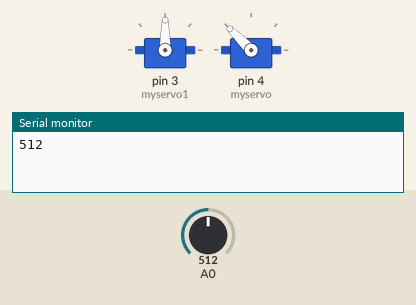
This sketch was run on a simulated Arduino Uno, built with avr-gcc and run on an emulated ATmega328P. Parts: 2 × servo, the last lines printed to the serial monitor. Inputs (shaded band) come from the test bench; at power-on: A0 = 512.

Above: at 0.3 s.
At 6.3 s:
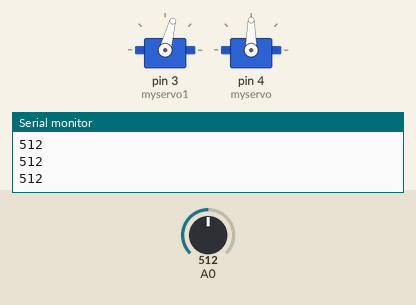
6.4 s: A0 set to 492
At 8.0 s:
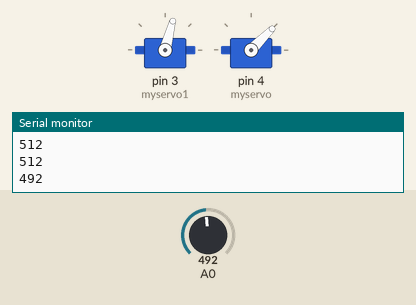
Timing chart, 0 to 13.4 s (numbered marks = the images above; inputs shaded):
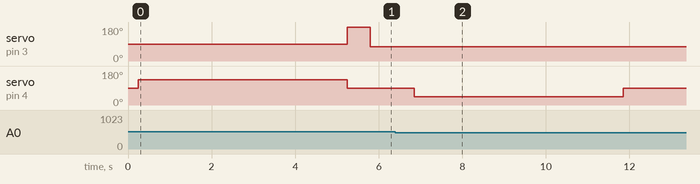

Measured:
- the behaviour switches between 500 and 499 on A0 (found by bisection; images 1 and 2)
- after the input at 6.4 s, servo on pin 4 (myservo): 90° → 45° after 0.45 s, → 90° 5.0 s later

The sketch:

LF6000.ino
```cpp
#include <Servo.h>
Servo myservo;            // create servo object to control a servo
Servo myservo1;           // create servo object to control valve servo
int Change = 2;
int Change1 = 2;          //blinds start closed

void setup()
{
  myservo1.attach(3);      // attaches the valve servo to pin 3
  myservo.attach(4);       // attaches the blinds servo to pin 4
  Serial.begin(9600);
}

void loop()
{
  int bright = analogRead(A0);
  Serial.println(bright); //troubleshooting readout
  delay(250);             //just a small buffer to keep the code running smoothly

  if (bright > 500) {
    Change = 1;
  }

  else if (bright < 500) {
    Change = 2;
  }


  if (Change == Change1) {
    myservo1.write(75);     //valve still closed
    myservo.write(90);      //blinds not moving
    delay(100);             //just a small buffer to keep the code running smoothly
  }

  else {

    if (bright > 500) {
      myservo.write(135);     //opening the blinds full speed
      delay(5000);            //amount of time to fully open blinds
      myservo.write(90);      // stop the blind power
      myservo1.write(180);    //valve watering the plant
      delay(300);             //amount of water stream time
      Change1 = Change;
    }

    else if (bright < 500) {
      myservo.write(45);      //45 is counterclockwise at full speed
      delay(5000);            //amount of time to fully close blinds
      myservo.write(90);      // stop the blind power
      myservo1.write(75);     //valve still closed
      delay(100);
      Change1 = Change;
    }
  }

}
```
